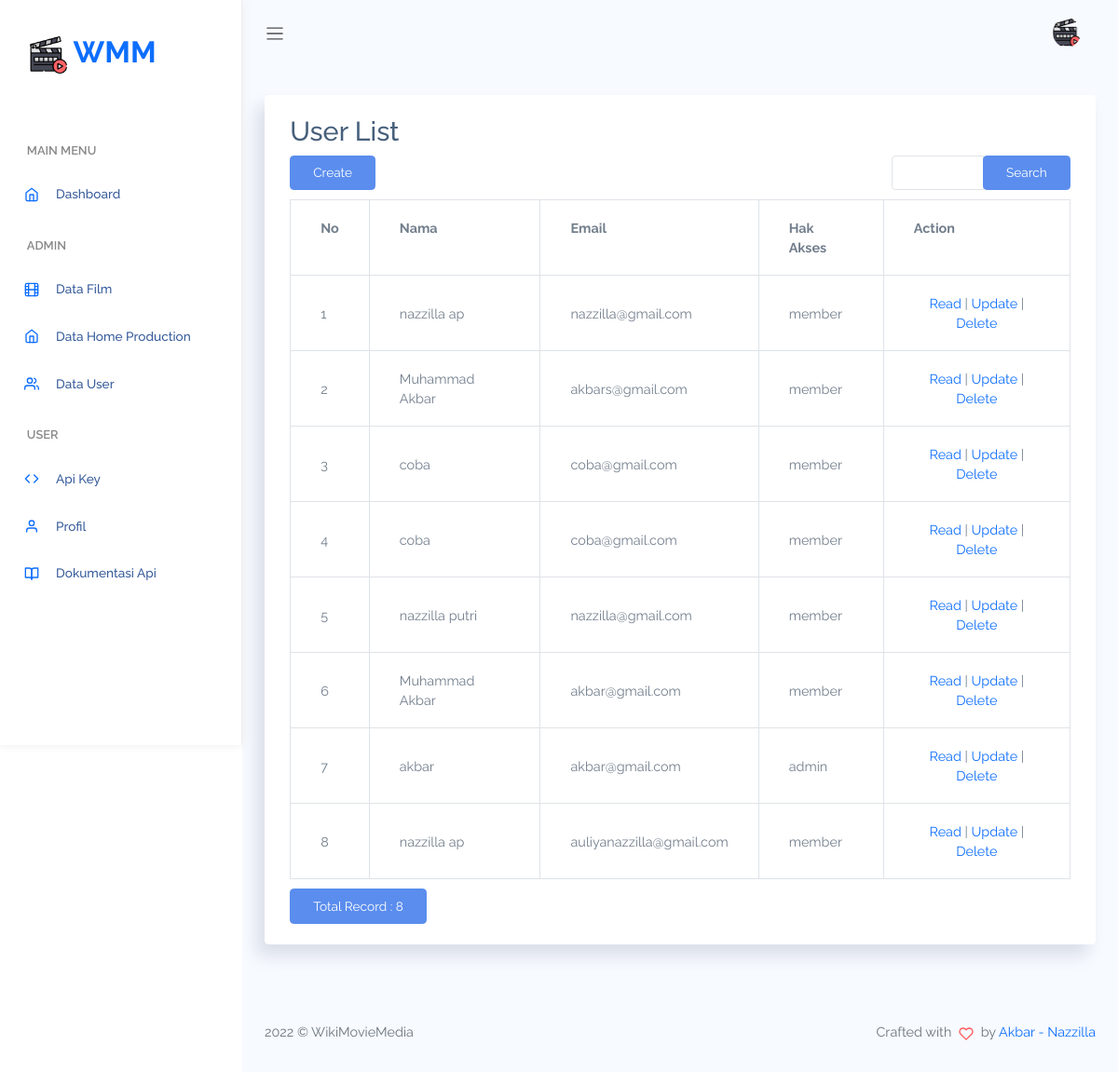
The page /index.php/user on the database as committed earlier.
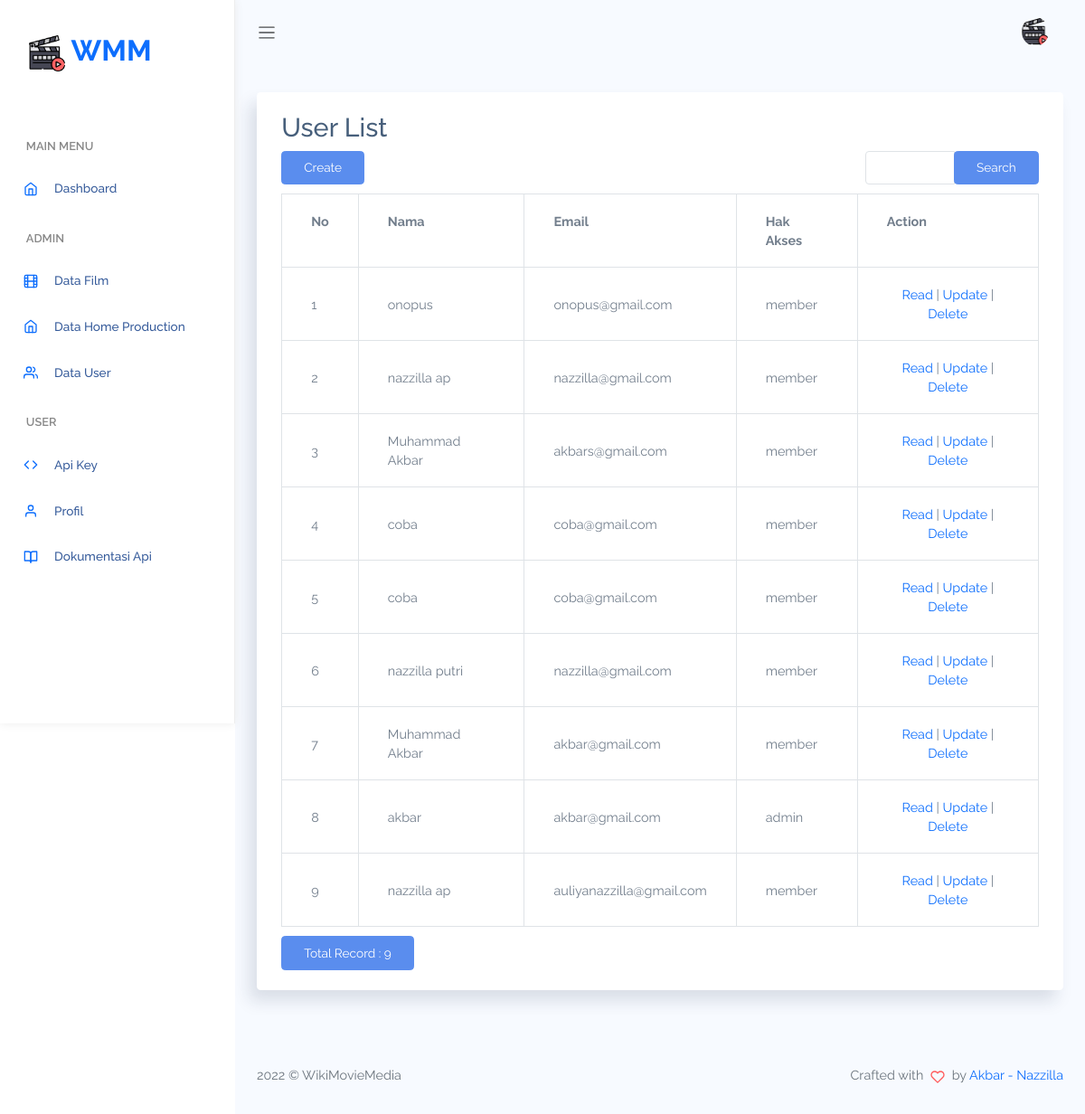
The same page on the database as committed later.
### tables this page shows
CREATE TABLE `user` (
  `id_user` int(11) NOT NULL,
  `nama` varchar(255) NOT NULL,
  `email` varchar(255) NOT NULL,
  `password` varchar(255) NOT NULL,
  `hak_akses` enum('admin','member') NOT NULL DEFAULT 'member'
);

### application/controllers/User.php (called while the page is built, shortened)
<?php
class User extends CI_Controller
{
    function __construct()
    {
        $this->load->model('User_model');
        $this->load->model('Keys_model');
        $this->load->library('form_validation');
    }
    public function index()
    {
        $q = urldecode($this->input->get('q', TRUE));
        $start = intval($this->input->get('start'));
        if ($q <> '') {
            $config['base_url'] = base_url() . 'user/index.html?q=' . urlencode($q);
            $config['first_url'] = base_url() . 'user/index.html?q=' . urlencode($q);
        } else {
            $config['base_url'] = base_url() . 'user/index.html';
            $config['first_url'] = base_url() . 'user/index.html';
        }
        $config['per_page'] = 10;
        $config['page_query_string'] = TRUE;
        $config['total_rows'] = $this->User_model->total_rows($q);
        $user = $this->User_model->get_limit_data($config['per_page'], $start, $q);
        $this->load->library('pagination');
        $this->pagination->initialize($config);
        $data = array(
            'user_data' => $user,
            'q' => $q,
            'pagination' => $this->pagination->create_links(),
            'total_rows' => $config['total_rows'],
            'start' => $start,
        );
        $this->load->view('dashboard/header');
        $this->load->view('user/user_list', $data);
        $this->load->view('dashboard/footer');
    }
}

### index.php (called while the page is built, shortened)
<?php
require_once BASEPATH.'core/CodeIgniter.php';

### application/config/config.php (called while the page is built, shortened)
<?php
$config['base_url'] = ((isset($_SERVER['HTTPS']) && $_SERVER['HTTPS'] == "on") ? "https" : "http");
$config['base_url'] .= "://" . $_SERVER['HTTP_HOST'];
$config['base_url'] .= str_replace(basename($_SERVER['SCRIPT_NAME']), "", $_SERVER['SCRIPT_NAME']);
$config['index_page'] = 'index.php';
$config['uri_protocol']  = 'REQUEST_URI';
$config['url_suffix'] = '';
$config['language']  = 'english';
$config['charset'] = 'UTF-8';
$config['enable_hooks'] = FALSE;
$config['subclass_prefix'] = 'MY_';
$config['composer_autoload'] = 'vendor/autoload.php';
$config['permitted_uri_chars'] = 'a-z 0-9~%.:_\-';
$config['enable_query_strings'] = FALSE;
$config['controller_trigger'] = 'c';
$config['function_trigger'] = 'm';
$config['directory_trigger'] = 'd';
$config['allow_get_array'] = TRUE;
$config['log_threshold'] = 0;
$config['log_path'] = '';
$config['log_file_extension'] = '';
$config['log_file_permissions'] = 0644;
$config['log_date_format'] = 'Y-m-d H:i:s';
$config['error_views_path'] = '';
$config['cache_path'] = '';
$config['cache_query_string'] = FALSE;
$config['encryption_key'] = '';
$config['sess_driver'] = 'files';
$config['sess_cookie_name'] = 'ci_session';
$config['sess_expiration'] = 7200;
$config['sess_save_path'] = NULL;
$config['sess_match_ip'] = FALSE;
$config['sess_time_to_update'] = 300;
$config['sess_regenerate_destroy'] = FALSE;
$config['cookie_prefix']  = '';
$config['cookie_domain']  = '';
$config['cookie_path']    = '/';
$config['cookie_secure']  = FALSE;
$config['cookie_httponly']   = FALSE;
$config['standardize_newlines'] = FALSE;
$config['global_xss_filtering'] = FALSE;
$config['csrf_protection'] = FALSE;
$config['csrf_token_name'] = 'csrf_test_name';
$config['csrf_cookie_name'] = 'csrf_cookie_name';
$config['csrf_expire'] = 7200;
$config['csrf_regenerate'] = TRUE;
$config['csrf_exclude_uris'] = array();
$config['compress_output'] = FALSE;
$config['time_reference'] = 'local';
$config['rewrite_short_tags'] = FALSE;
$config['proxy_ips'] = '';

### application/models/User_model.php (called while the page is built, shortened)
<?php
class User_model extends CI_Model
{
    public $table = 'user';
    public $id = 'id_user';
    public $order = 'DESC';
    function total_rows($q = NULL)
    {
        $this->db->like('id_user', $q);
        $this->db->or_like('nama', $q);
        $this->db->or_like('email', $q);
        $this->db->or_like('password', $q);
        $this->db->from($this->table);
        return $this->db->count_all_results();
    }
    function get_limit_data($limit, $start = 0, $q = NULL)
    {
        $this->db->order_by($this->id, $this->order);
        $this->db->like('id_user', $q);
        $this->db->or_like('nama', $q);
        $this->db->or_like('email', $q);
        $this->db->or_like('password', $q);
        $this->db->limit($limit, $start);
        return $this->db->get($this->table)->result();
    }
}

### application/views/user/user_list.php (the view, shortened to what the changed rows need)
<div class="card">
    <div class="card-body">
        <h2 style="margin-top:0px">User List</h2>
        <table class="table table-bordered" style="margin-bottom: 10px">
            <tr>
                <th>No</th>
                <th>Nama</th>
                <th>Email</th>
                <th>Hak Akses</th>
                <th>Action</th>
            </tr><?php
                    foreach ($user_data as $user) {
                    ?>
                <tr>
                    <td width="80px"><?php echo ++$start ?></td>
                    <td><?php echo $user->nama ?></td>
                    <td><?php echo $user->email ?></td>
                    <td><?php echo $user->hak_akses ?></td>
                    <td style="text-align:center" width="200px">
                        <?php
                        echo anchor(site_url('user/read/' . $user->id_user), 'Read');
                        echo ' | ';
                        echo anchor(site_url('user/update/' . $user->id_user), 'Update');
                        echo ' | ';
                        echo anchor(site_url('user/delete/' . $user->id_user), 'Delete', 'onclick="javasciprt: return confirm(\'Are You Sure ?\')"');
                        ?>
                    </td>
                </tr>
            <?php
                    }
            ?>
        </table>
        <div class="row">
            <div class="col-md-6">
                <a href="#" class="btn btn-primary">Total Record : <?php echo $total_rows ?></a>
            </div>
        </div>
    </div>
</div>

Rows that differ between the two databases and show on the page:
added user: nama "onopus", email "onopus@gmail.com", hak_akses "member", id_user "Read", id_user "Update", id_user "Delete"
Other text that changed with them:
$total_rows: "8" → "9"
